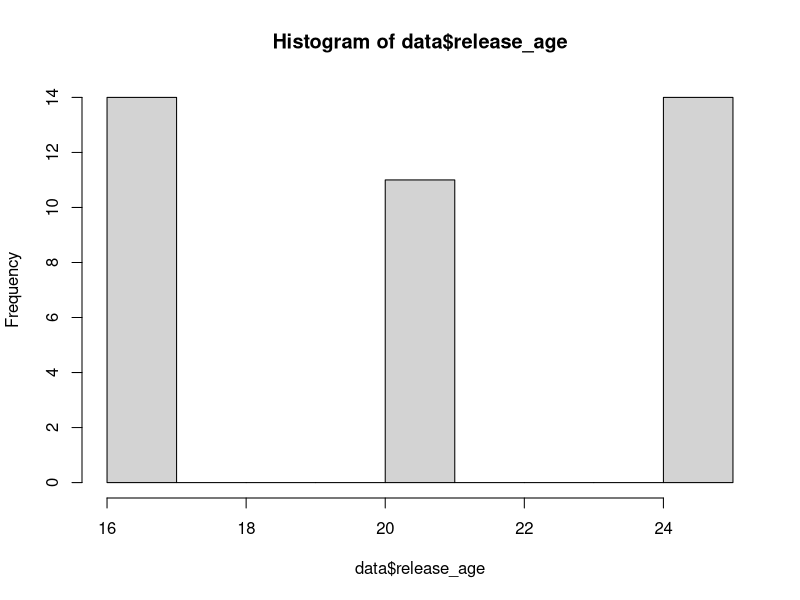
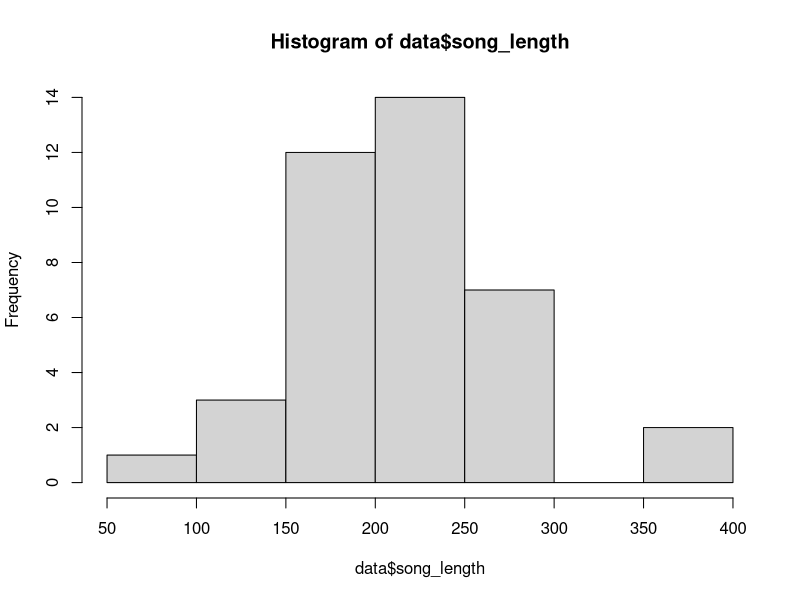
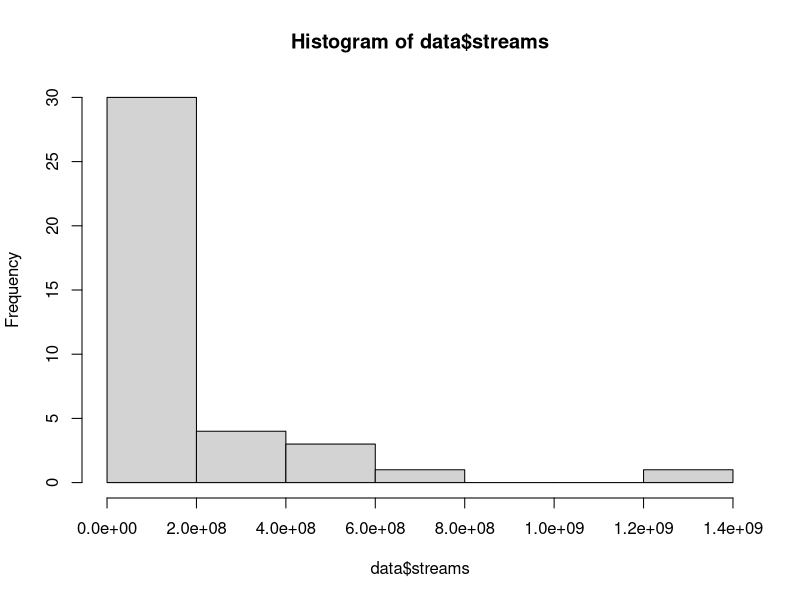
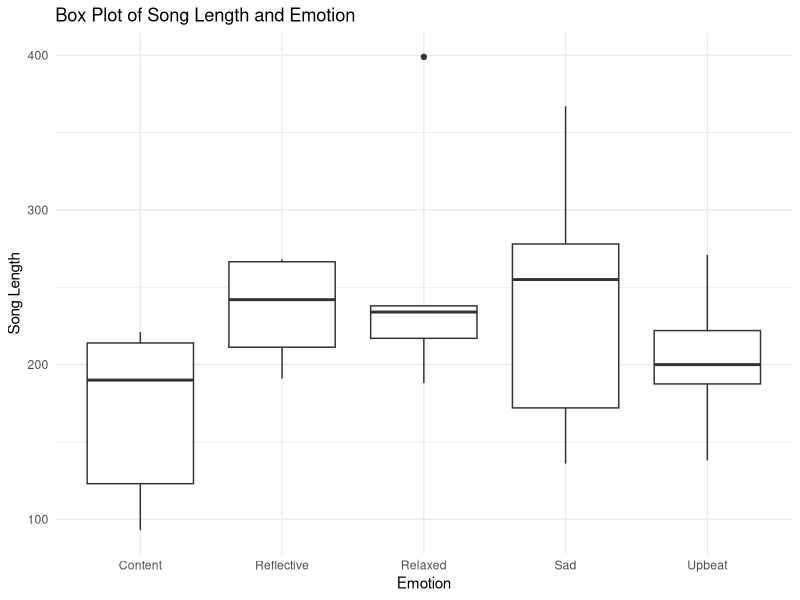
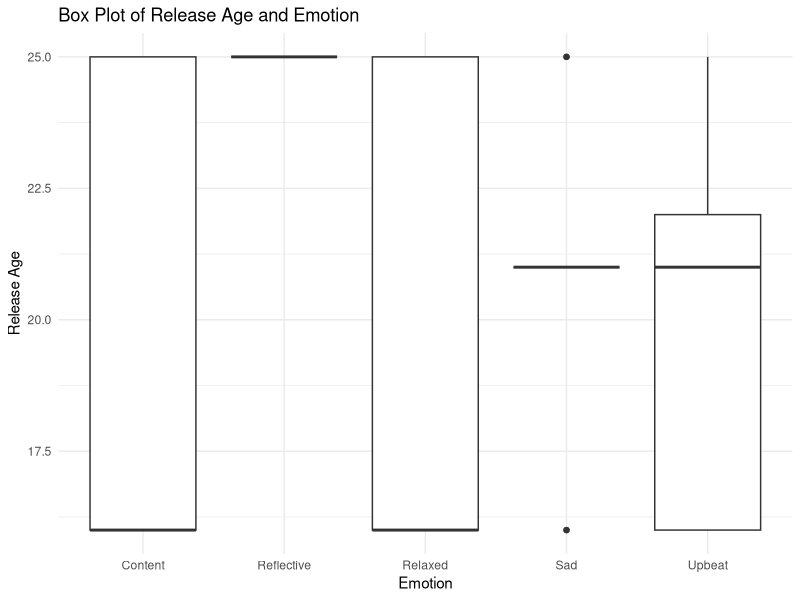
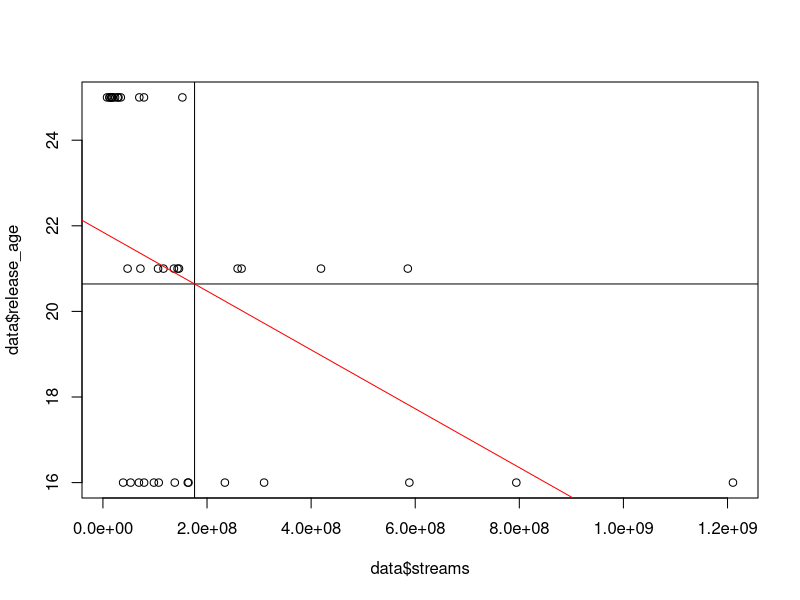
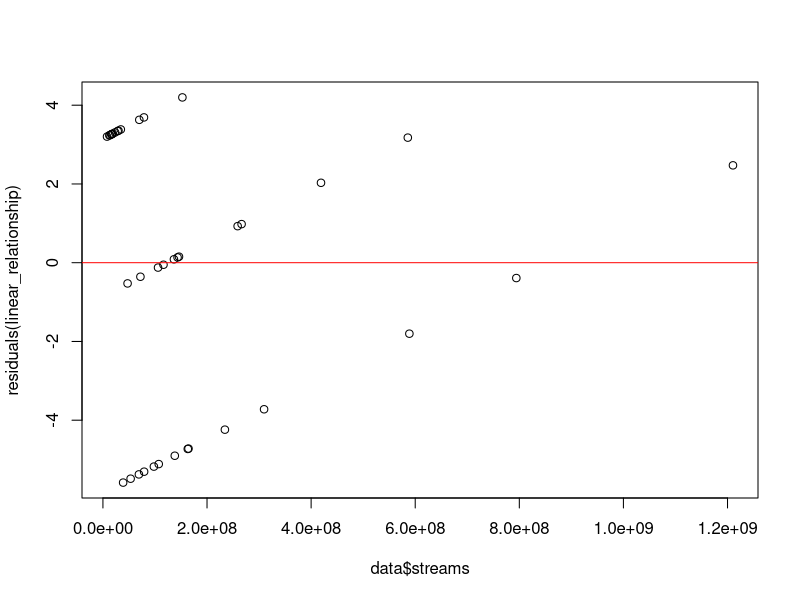

Here is the R script that generated these plots, in order:
## Project:  STA 215, Spring 2024, Final Project
# Located:   Posit Cloud
# File Name: lorde songs
# Date:      2024_2_29
# Who:       Kevin Janas



## Load packages
# NOTE: Run base.R if these commands return an error!
library(readr)
library(dplyr)
library(tidytext)
library(tidyverse)
library(ggplot2)
library(haven)
library(forcats)
library(psych)

# Load data 
data <- read_delim("raw_data - Sheet 1.csv")



##################################################################################
############### Table 1: descriptive statistics    ####################   
##################################################################################
# mean of Lorde's age at song release
mean(data$release_age)
sd(data$release_age)
hist(data$release_age)
summary(data$release_age)
min(data$release_age)
max(data$release_age)

# Length of the song
mean(data$song_length)
sd(data$song_length)
hist(data$song_length)
summary(data$song_length)
min(data$song_length)
max(data$song_length)


# Streams per song
mean(data$streams)
sd(data$streams)
hist(data$streams)
summary(data$streams)
min(data$streams)
max(data$streams)


# Statistic on release name
table(data$release_name)

# Statistic on emotion felt during the song
table(data$emotion_me)

# Is the song a single?
table(data$single)

# Does the song have a music video?
table(data$music_video)


##################################################################################
#################### Figure 1: boxplot             ####################   
##################################################################################
# BOX PLOT
ggplot(data, aes(x = emotion_me, y = song_length)) +
  geom_boxplot() +
  labs(title = "Box Plot of Song Length and Emotion",
       x = "Emotion",
       y = "Song Length") +
  theme_minimal()

ggplot(data, aes(x = emotion_me, y = release_age)) +
  geom_boxplot() +
  labs(title = "Box Plot of Release Age and Emotion",
       x = "Emotion",
       y = "Release Age") +
  theme_minimal()


##################################################################################
####################   Figure 2: scatter plot             ####################   
##################################################################################
linear_plot <- plot(data$streams, data$release_age)
print(linear_plot)

# add x line and y line for means
meany <- mean(data$streams)
meanx <- mean(data$release_age)

abline(h = meanx, col = "black")
abline(v = meany, col = "black")

linear_relationship <- lm(data$release_age ~ data$streams, data = data)
summary(linear_relationship)

# Add the linear regression line to the scatter plot
# NOTE: double check the scatter plot is currently in your utilities window!
abline(linear_relationship, col = "red")
##################################################################################
####################  Figure 3: residual plot                ####################   
##################################################################################
# Plot the residuals
plot(data$streams, residuals(linear_relationship))

# Add a horizontal line at zero to indicate the baseline
abline(h = 0, col = "red")

##################################################################################
####################  Table 2: contingency table                ####################   
##################################################################################
table(data$release_name, data$emotion_me)
chisq.test(data$release_name, data$emotion_me)
